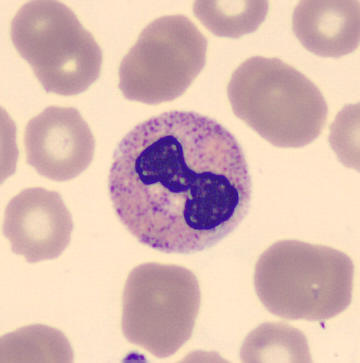
#> input picture Detector/samples/BNE_442322.jpg, 360 x 363 px; its folder holds only this picture in this run
$ python Blob_Detector_Sobel_v2.py   (older library calls are emulated)
#> lines starting #> are read from the running program, lines starting #| are printed output that depends on the picture; after the words box and inside, x2 and y2 are one past the last pixel; in counts of white or black regions, pixels touching at a corner belong together; long printed decimals are rounded
#!/usr/bin/python

# Standard imports

import sys
import cv2
import glob
import math
import numpy as np
import matplotlib.pyplot as plt


from math import sqrt
from skimage import data
from skimage.feature import blob_dog, blob_log, blob_doh
from skimage.color import rgb2gray


# Read image
all_imgs = glob.glob('../samples/*')

for im_name in all_imgs:
    # im = cv2.imread(all_imgs[3], cv2.IMREAD_UNCHANGED)
    im = cv2.imread(im_name, cv2.IMREAD_UNCHANGED)
#> im is the input picture: shape (363, 360, 3); mean B, G, R 179.5, 186.5, 217.7
    im = cv2.resize(im, (360, 360))
#> im: shape (360, 360, 3)
    src = im

    scale = 1
    delta = 0
    fig = plt.figure()
    counter = 0

    sobel_imgs = []
    for i_loop in range(10):
        for j_loop in range(10):
            if i_loop == j_loop and i_loop > 0:
                scale = i_loop
                delta = j_loop
                ddepth = cv2.CV_16S
                src = cv2.GaussianBlur(src, (3, 3), 0)
                gray = cv2.cvtColor(src, cv2.COLOR_BGR2GRAY)
                grad_x = cv2.Sobel(gray, ddepth, 1, 0, ksize=3, scale=scale, delta=delta, borderType=cv2.BORDER_DEFAULT)
                # Gradient-Y
                # grad_y = cv2.Scharr(gray,ddepth,0,1)
                grad_y = cv2.Sobel(gray, ddepth, 0, 1, ksize=3, scale=scale, delta=delta, borderType=cv2.BORDER_DEFAULT)
                abs_grad_x = cv2.convertScaleAbs(grad_x)
                abs_grad_y = cv2.convertScaleAbs(grad_y)
                grad = cv2.addWeighted(abs_grad_x, 0.5, abs_grad_y, 0.5, 0)
                counter += 1
                ax1 = fig.add_subplot(3,3,counter)
                sobel_imgs.append(grad)
                ax1.imshow(grad, cmap="gray")
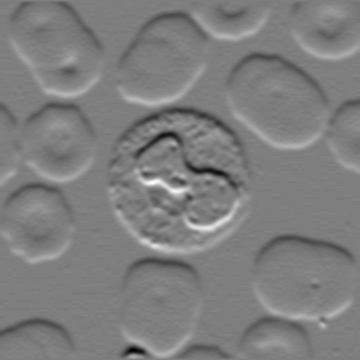
#> grad_y: shape (360, 360) int16; min -1647, max 1692, mean 6.5; drawn with min black and max white
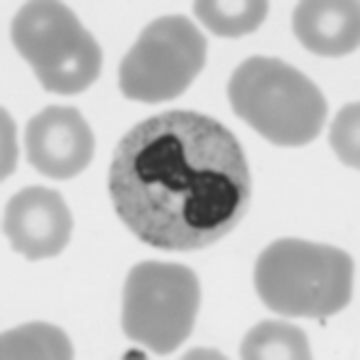
#> gray: shape (360, 360); min 45, max 237, mean 195
#> after the loop, counter = 9; sobel_imgs = 9 items
    plt.show()


    # https://scikit-image.org/docs/dev/auto_examples/features_detection/plot_blob.html

    # for imgs in sobel_imgs:
    imgs = sobel_imgs[2]
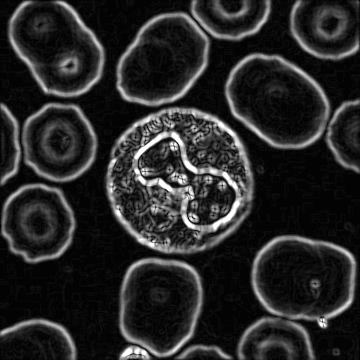
#> imgs: shape (360, 360); min 0, max 255, mean 40.1
    imgs = cv2.GaussianBlur(imgs,(5,5),0)

    image = imgs
    image_gray = imgs
    blobs_log = blob_log(image_gray, max_sigma=80, num_sigma=10, threshold=0.1)
#> blobs_log = 52 rows, first 8: [359, 137, 18.56], [318, 325, 9.78], [23, 196, 9.78], [63, 68, 9.78], [0, 63, 9.78], [248, 267, 9.78], [176, 182, 53.67], [93, 125, 9.78]

    # Compute radii in the 3rd column.
    blobs_log[:, 2] = blobs_log[:, 2] * sqrt(2)
    # print(blobs_log[:, 2])
    # max_log_rad = max(blobs_log[:, 2])
    # print("Max log rad = ",max_log_rad)

    blobs_dog = blob_dog(image_gray, max_sigma=80, threshold=1)
#> blobs_dog = empty array
    blobs_dog[:, 2] = blobs_dog[:, 2] * sqrt(2)
    # max_dog_rad = max(blobs_dog)
    # print("Max log rad = ",max_dog_rad)

    blobs_doh = blob_doh(image_gray, max_sigma=80, threshold=0.001)
#> blobs_doh = 38 rows, first 8: [353, 126, 9.78], [0, 0, 9.78], [346, 183, 18.56], [19, 248, 9.78], [319, 0, 9.78], [156, 198, 80], [60, 304, 9.78], [37, 275, 18.56]
    # max_doh_rad = max(blobs_doh)
    # print("Max log rad = ",max_doh_rad)

    blobs_list = [blobs_log, blobs_dog, blobs_doh]
    colors = ['yellow', 'lime', 'red']
    titles = ['Laplacian of Gaussian', 'Difference of Gaussian',
            'Determinant of Hessian']

    sequence = zip(blobs_list, colors, titles)

    fig, axes = plt.subplots(1, 3, figsize=(9, 3), sharex=True, sharey=True)
    ax = axes.ravel()
    seg_map_conf = np.zeros((360,360))
    for idx, (blobs, color, title) in enumerate(sequence):
        ax[idx].set_title(title)
        ax[idx].imshow(image)
        for blob in blobs:
            y, x, r = blob
            c = plt.Circle((x, y), r, color=color, linewidth=2, fill=False)
            blank_img = np.zeros((360,360))
            color = (1, 1, 1, 0)
            cv2.circle(blank_img, (int(x), int(y)), int(r), color, thickness=-1)
            factor = math.exp(math.log2(r))*blank_img
            seg_map_conf += factor
            ax[idx].add_patch(c)
        ax[idx].set_axis_off()
#> this loop made 3 passes
#> title on passes 1, 3: 'Laplacian of Gaussian', 'Determinant of Hessian'
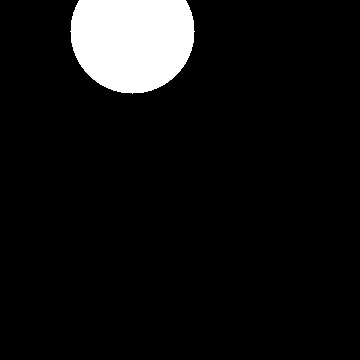
#> blank_img: shape (360, 360) float64; values 0 (black) and 1 (white), 7.5% white; 1 white region, box (x1, y1, x2, y2) and area: (70, 0, 195, 94) 9758
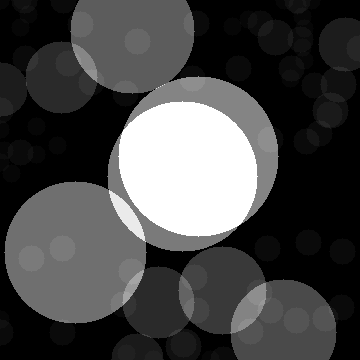
#> seg_map_conf: shape (360, 360) float64; min 0, max 1072.6, mean 296.9; drawn with min black and max white

    plt.tight_layout()
    plt.show()
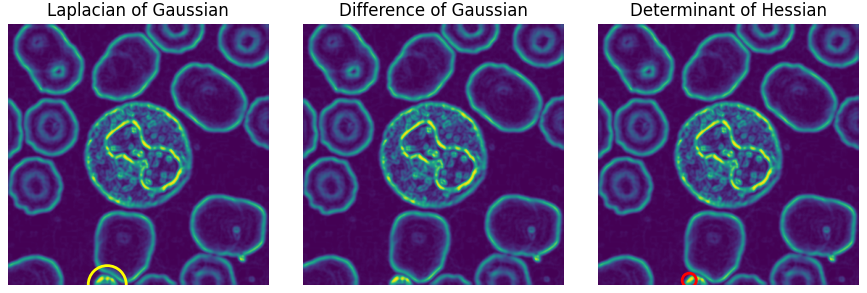
#> figure drawn by matplotlib, 3 panels
    print(seg_map_conf.shape)
#| (360, 360)
    plt.imshow(seg_map_conf)
    plt.show()
    flat=seg_map_conf.flatten()
    mean = np.mean(flat)
#> mean = 296.9
    print("mean = ",mean)
#| mean =  296.888
    print(flat.max())
#| 1072.567
    unique_set = list(set(flat))
#> unique_set = 48 values, max 1072.6 at index 25, min 0 at index 0, mean 350.3
    unique_set.sort()
    print("unique set = ",unique_set)
#> (printed output is left out)
    set_val = int(len(unique_set)/1.2)
#> set_val = 40
    print("set val = ",set_val)
#| set val =  40
    print("unique_set[set_val] = ",unique_set[set_val])
#| unique_set[set_val] =  600.880
    # ret, thres = cv2.threshold(seg_map_conf,unique_set[set_val],unique_set[-1],cv2.THRESH_OTSU)
    # plt.imshow(thres)
    # plt.show()
    # seg_map_conf[seg_map_conf > unique_set[set_val]] = 1
    seg_map_conf[seg_map_conf < unique_set[set_val]] = 0
    plt.imshow(seg_map_conf)
    plt.show()
    kernel = np.ones((5,5),np.uint8) #cv2.getGaussianKernel(5, 0)
    erosion = cv2.erode(seg_map_conf,kernel,iterations = 6)
#> erosion: shape (360, 360) float64; values 0 (black) and 1072.6 (white), 6.9% white; 1 white region, box (x1, y1, x2, y2) and area: (131, 114, 245, 224) 8887
    erosion = cv2.dilate(erosion,kernel,iterations = 2)
#> erosion: shape (360, 360) float64; values 0 (black) and 1072.6 (white), 8.3% white; 1 white region, box (x1, y1, x2, y2) and area: (127, 110, 249, 228) 10743
    erosion[erosion > 0] = 1
    plt.imshow(erosion)
    plt.show()
    print("max ero = ",erosion.max())
#| max ero =  1.0
    img_color_mask = src.copy()
    img_color_mask[:,:,0] = erosion
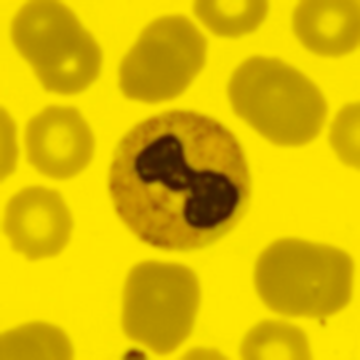
#> img_color_mask: shape (360, 360, 3); mean B, G, R 0.1, 186.5, 217.8
    img_color_mask[:,:,1] = src[:,:,1]
    img_color_mask[:,:,2] = src[:,:,2]
    # img_color_mask = img_color_mask*2
    # img_color_mask = np.clip(img_color_mask, 0, 1)
    plt.imshow(img_color_mask)
    plt.show()

$ run again, on Detector/samples/MMY_69761.jpg
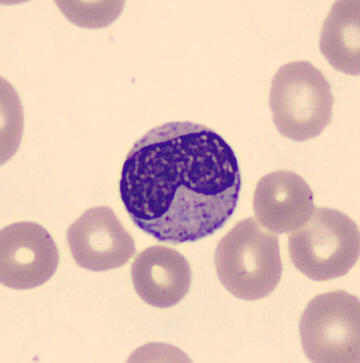
#> input picture Detector/samples/MMY_69761.jpg, 360 x 363 px
#> im is the input picture: shape (363, 360, 3); mean B, G, R 185.8, 197, 226.3
#> im: shape (360, 360, 3)
#> after the loop `for i_loop in range(10):`: counter = 9; sobel_imgs = 9 items
#> blobs_log = 58 rows, first 8: [188, 177, 53.67], [0, 16, 9.78], [253, 23, 9.78], [359, 36, 9.78], [277, 47, 9.78], [260, 359, 9.78], [295, 141, 9.78], [297, 180, 9.78]
#> blobs_dog = empty array
#> blobs_doh = [[178, 180, 80], [292, 0, 9.78], [0, 241, 71.22], [290, 160, 27.33], [100, 0, 80], [251, 41, 36.11], [260, 317, 80], [0, 345, 9.78], [306, 87, 53.67], [319, 208, 36.11], [0, 66, 80], [88, 326, 62.44]]
#> the loop `for idx, (blobs, color, title) in enumerate(sequence):` made 3 passes
#> title on passes 1, 3: 'Laplacian of Gaussian', 'Determinant of Hessian'
#> after the loop `for idx, (blobs, color, title) in enumerate(sequence):`:
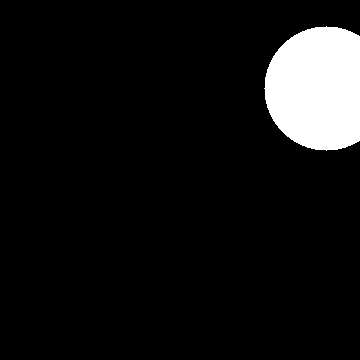
#> blank_img: shape (360, 360) float64; values 0 (black) and 1 (white), 7.7% white; 1 white region, box (x1, y1, x2, y2) and area: (264, 26, 360, 151) 9970
#| (360, 360)
#> mean = 417.5
#| mean =  417.478
#| 1113.290
#> unique_set = 37 values, max 1113.3 at index 28, min 0 at index 0, mean 440.4
#> (printed output is left out)
#> set_val = 30
#| set val =  30
#| unique_set[set_val] =  645.114
#| max ero =  1.0
#> `img_color_mask[:,:,0] = erosion`:
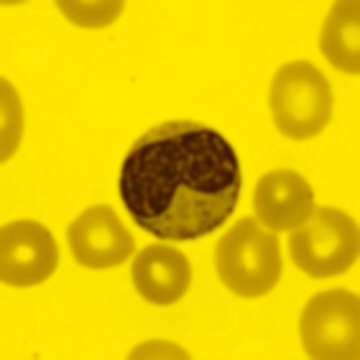
#> img_color_mask: shape (360, 360, 3); mean B, G, R 0.1, 197, 226.3

$ run again, on Detector/samples/MY_579170.jpg
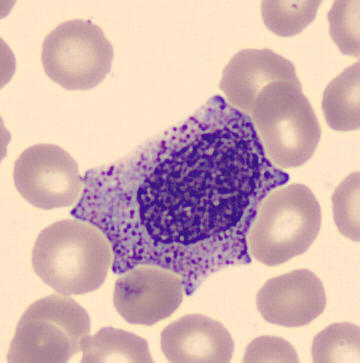
#> input picture Detector/samples/MY_579170.jpg, 360 x 363 px
#> im is the input picture: shape (363, 360, 3); mean B, G, R 178.7, 179.9, 211.6
#> im: shape (360, 360, 3)
#> after the loop `for i_loop in range(10):`: counter = 9; sobel_imgs = 9 items
#> blobs_log = 121 rows, first 8: [209, 75, 9.78], [315, 170, 9.78], [285, 190, 9.78], [176, 282, 9.78], [193, 191, 62.44], [359, 72, 9.78], [271, 116, 9.78], [119, 322, 9.78]
#> blobs_dog = empty array
#> blobs_doh = 31 rows, first 8: [56, 313, 27.33], [333, 106, 9.78], [327, 91, 9.78], [210, 153, 80], [108, 264, 18.56], [350, 74, 18.56], [19, 275, 9.78], [316, 77, 9.78]
#> the loop `for idx, (blobs, color, title) in enumerate(sequence):` made 3 passes
#> title on passes 1, 3: 'Laplacian of Gaussian', 'Determinant of Hessian'
#> after the loop `for idx, (blobs, color, title) in enumerate(sequence):`:
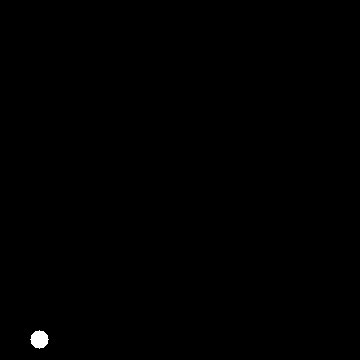
#> blank_img: shape (360, 360) float64; values 0 (black) and 1 (white), 0.2% white; 1 white region, box (x1, y1, x2, y2) and area: (30, 330, 49, 349) 253
#| (360, 360)
#> mean = 427.1
#| mean =  427.053
#| 1866.707
#> unique_set = 53 values, max 1866.7 at index 35, min 0 at index 0, mean 454.8
#> (printed output is left out)
#> set_val = 44
#| set val =  44
#| unique_set[set_val] =  1113.290
#| max ero =  1.0
#> `img_color_mask[:,:,0] = erosion`:
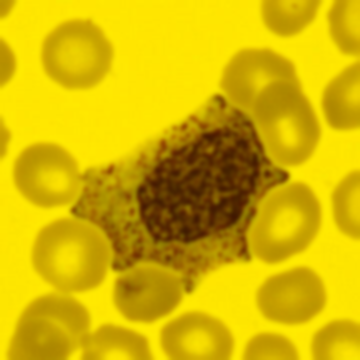
#> img_color_mask: shape (360, 360, 3); mean B, G, R 0.1, 179.9, 211.7

$ run again, on Detector/samples/MY_81662.jpg
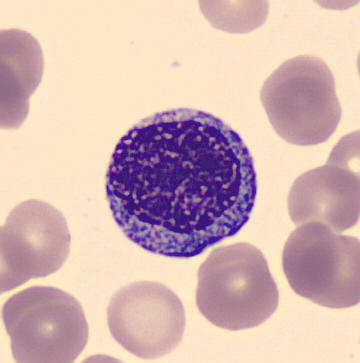
#> input picture Detector/samples/MY_81662.jpg, 360 x 363 px
#> im is the input picture: shape (363, 360, 3); mean B, G, R 178.8, 180.7, 211
#> im: shape (360, 360, 3)
#> after the loop `for i_loop in range(10):`: counter = 9; sobel_imgs = 9 items
#> blobs_log = 57 rows, first 8: [284, 23, 9.78], [189, 184, 62.44], [225, 359, 9.78], [136, 333, 9.78], [297, 0, 9.78], [91, 32, 9.78], [323, 0, 9.78], [302, 359, 9.78]
#> blobs_dog = empty array
#> blobs_doh = 29 rows, first 8: [228, 350, 18.56], [302, 354, 9.78], [209, 202, 80], [260, 101, 36.11], [5, 352, 9.78], [152, 338, 36.11], [257, 311, 27.33], [1, 256, 9.78]
#> the loop `for idx, (blobs, color, title) in enumerate(sequence):` made 3 passes
#> title on passes 1, 3: 'Laplacian of Gaussian', 'Determinant of Hessian'
#| (360, 360)
#> mean = 325.9
#| mean =  325.910
#| 1375.275
#> unique_set = 40 values, max 1375.3 at index 28, min 0 at index 0, mean 328.7
#> (printed output is left out)
#> set_val = 33
#| set val =  33
#| unique_set[set_val] =  558.294
#| max ero =  1.0
#> `img_color_mask[:,:,0] = erosion`:
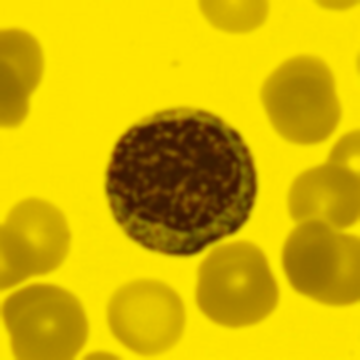
#> img_color_mask: shape (360, 360, 3); mean B, G, R 0.1, 180.7, 211.1
